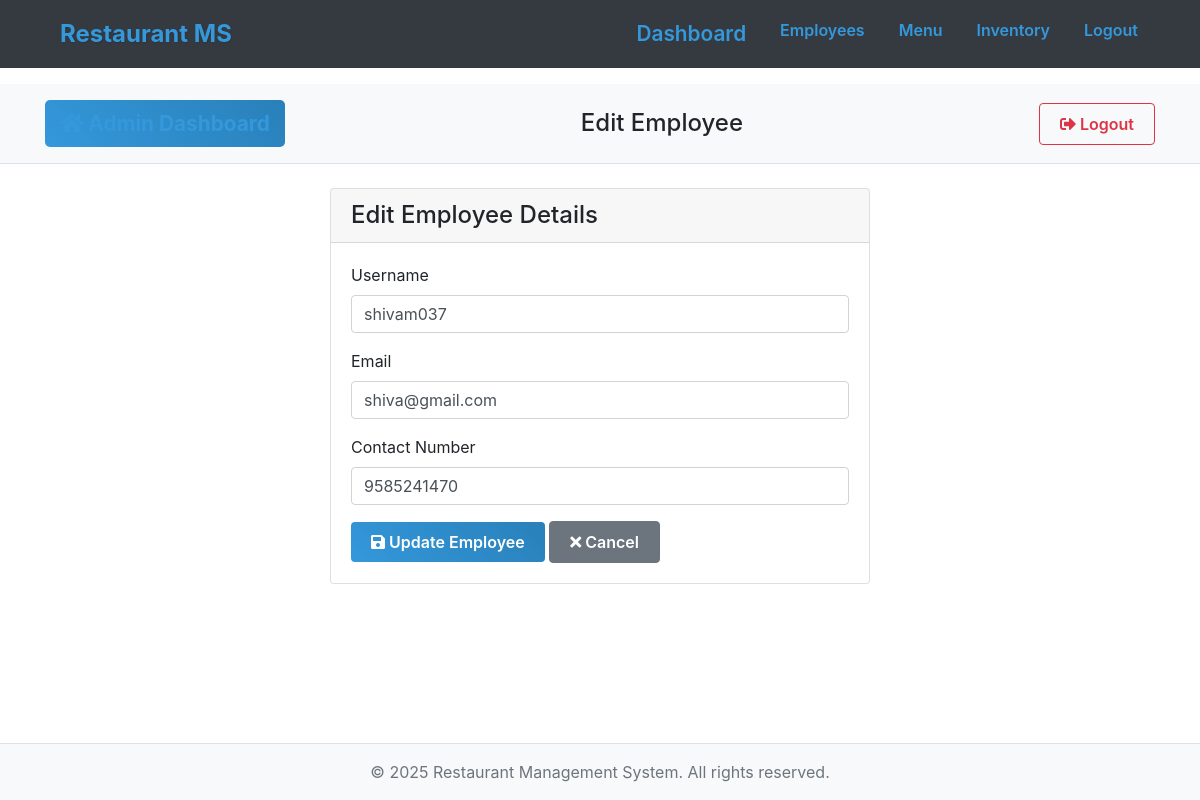
Page /admin/dashboard/employees/edit/2 (signed in) on the committed database.
### app/models.py (models this page shows, shortened)
class Employee(UserMixin, db.Model):
    __tablename__ = 'employee'
    id = db.Column(db.Integer, primary_key=True)
    username = db.Column(db.String(100), nullable=False, unique=True)
    email = db.Column(db.String(120), unique=True, nullable=False)
    password_hash = db.Column(db.String(255), nullable=False)
    role = db.Column(db.String(10), default="Employee")
    contact_details = db.Column(db.String(100))
    reset_token = db.Column(db.String(100), unique=True)
    reset_token_expiry = db.Column(db.DateTime)

### app/routes/admin_routes.py (the view, shortened to what this page needs)
@admin_bp.route("/dashboard/employees/edit/<int:employee_id>", methods=["GET", "POST"])
@admin_required
@login_required
def edit_employee(employee_id):
    employee = Employee.query.get_or_404(employee_id)
    form = EditEmployeeForm(obj=employee)
    return render_template("edit_employee.html", form=form, employee=employee)

### app/forms/login_form.py
class EditEmployeeForm(FlaskForm):
    username = StringField("Username", validators=[DataRequired(), Length(min=4, max=20)])
    email = StringField("Email", validators=[DataRequired(), Email()])
    contact_details = StringField("Contact Number", validators=[DataRequired(), Length(min=10, max=15)])
    submit = SubmitField("Update Employee")

### app/utils/access_control.py (called while the page is built)
def admin_required(f):
    @wraps(f)
    def decorated_function(*args, **kwargs):
        if not current_user.is_authenticated or current_user.role != "Admin":
            flash("Access restricted to Admins only.", "danger")
            return redirect(url_for("auth.choose_role"))
        return f(*args, **kwargs)
    return decorated_function

### app/templates/edit_employee.html (shortened to what this page needs)
{% extends "base.html" %}
{% block content %}
{% with page_title='Edit Employee' %}
{% include 'components/header.html' %}
{% endwith %}
<div class="container mt-4">
    <div class="row justify-content-center">
        <div class="col-md-6">
            <div class="card">
                <div class="card-header">
                    <h4 class="mb-0">Edit Employee Details</h4>
                </div>
                <div class="card-body">
                    <form method="POST">
                        <div class="mb-3">
                            {{ form.username.label(class="form-label") }}
                            {{ form.username(class="form-control") }}
                        </div>
                        <div class="mb-3">
                            {{ form.email.label(class="form-label") }}
                            {{ form.email(class="form-control") }}
                        </div>
                        <div class="mb-3">
                            {{ form.contact_details.label(class="form-label") }}
                            {{ form.contact_details(class="form-control") }}
                        </div>
                        <div class="d-grid gap-2">
                            <button type="submit" class="btn btn-primary">
                                <i class="fas fa-save"></i> Update Employee
                            </button>
                            <a href="{{ url_for('admin.manage_employees') }}" class="btn btn-secondary">
                                <i class="fas fa-times"></i> Cancel
                            </a>
                        </div>
                    </form>
                </div>
            </div>
        </div>
    </div>
</div>
{% endblock %}

### app/static/css/custom.css (style rules this page uses)
.card { transition: transform 0.3s ease, box-shadow 0.3s ease; background: white; }
.btn { transition: all 0.3s ease; position: relative; overflow: hidden; padding: 8px 20px; font-weight: 600; }
.form-control { transition: box-shadow 0.3s ease, border-color 0.3s ease; }
.btn-primary { background: linear-gradient(45deg, #3498db, #2980b9); border: none; color: white; }

### rows in the picture
Employee: username "shivam037", email "shiva@gmail.com", contact_details "9585241470"

### other values in the picture
{{ page_title|default('Restaurant Management System') }} "Edit Employee"
